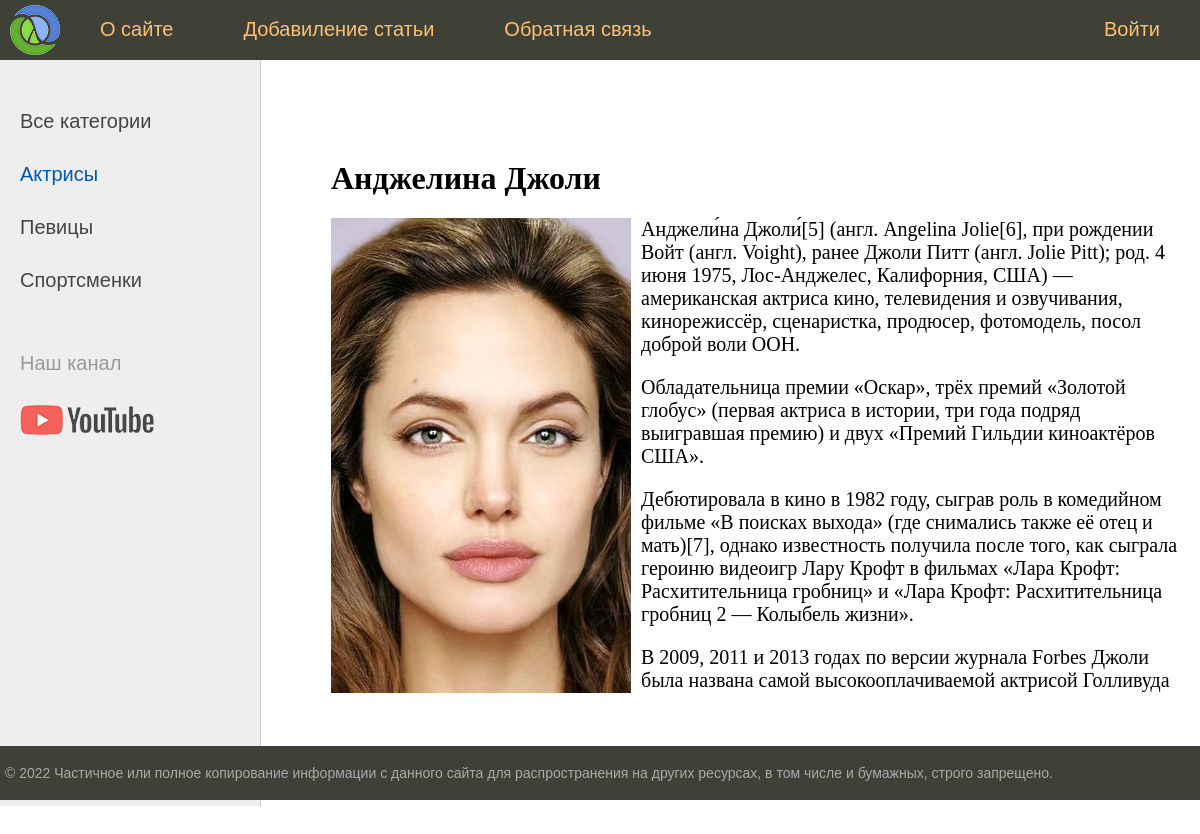
The app's page /post/andzhelina-dzholi/ with its own data.
### women/models.py (models this page shows, shortened)
class Category(models.Model):
    name = models.CharField(max_length=100, db_index=True, verbose_name='Категория')
    slug = models.SlugField(max_length=255, unique=True, db_index=True, verbose_name="URL")
    def get_absolute_url(self):
        return reverse('category', kwargs={'cat_id': self.pk})
    class Meta:
        verbose_name = 'Категория'
        verbose_name_plural = 'Категории'
        ordering = ['id']

class Women(models.Model):
    title = models.CharField(max_length=255, verbose_name='Заголовок')
    slug = models.SlugField(max_length=255, unique=True, db_index=True, verbose_name="URL")
    content = models.TextField(blank=True, verbose_name='Контент')
    photo = models.ImageField(upload_to='photos/%Y/%m/%d/', verbose_name='Фото')
    time_create = models.DateTimeField(auto_now_add=True, verbose_name='Дата создания')
    time_update = models.DateTimeField(auto_now=True, verbose_name='Дата обновления')
    is_published = models.BooleanField(default=True, verbose_name='Публикация')
    cat = models.ForeignKey('Category', on_delete=models.PROTECT, verbose_name='Категория')
    class Meta:
        verbose_name = 'Известные женщины'
        verbose_name_plural = 'Известные женщины'
        ordering = ['time_create', 'title']

### women/views.py (the view)
# urls.py: path('post/<slug:post_slug>/', show_post, name='post'),
def show_post(request, post_slug):
    post = get_object_or_404(Women, slug=post_slug)
    context = {
        'post': post,
        'menu': menu,
        'title': post.title,
        'cat_selected': post.cat_id,
    }
    return render(request, 'women/post.html', context=context)

### women/templatetags/women_tags.py (called while the page is built)
@register.inclusion_tag('women/list_categories.html')
def show_categories(sort=None, cat_selected=0):
    if not sort:
        cats = Category.objects.all()
    else:
        cats = Category.objects.order_by(sort)
    return {'cats': cats, 'cat_selected': cat_selected}

### women/templates/women/post.html
{% extends 'women/base.html' %}
{% block content %}
<h1>{{post.title}}</h1>
{% if post.photo %}
<p><img class="img-article-left" src="{{post.photo.url}}"></p>
{% endif %}
{{post.content|linebreaks}}
{% endblock %}

### women/templates/women/list_categories.html
{% for c in cats %}
	{% if c.pk == cat_selected %}
		<li class="selected">{{c.name}}</li>
	{% else %}
		<li><a href="{{ c.get_absolute_url }}">{{c.name}}</a></li>
	{% endif %}
{% endfor %}

### women/static/women/css/styles.css (style rules this page uses)
html, body { font-family: 'Arial'; margin: 0; padding: 0; height: 100%; width: 100%; color: #444; }
a { color: #0059b2; text-decoration: none; }
img { max-width: 600px; height: auto; }
img.img-article-left { max-width: 300px; height: auto; float: left; padding: 0 10px 10px 0; }
.left-chapters ul li { margin: 30px 0 0 0; color: #999; }
.left-chapters ul li.selected { color: #0059b2; }
.left-chapters ul li a { color: #444; text-decoration: none; }
.content-text h1 { font-size: 32px; }

### records on screen
Category: name "Актрисы"
Category: name "Певицы"
Category: name "Спортсменки"
Women: title "Анджелина Джоли", photo (picture), content "Анджели́на Джоли́[5] (англ. Angelina Jolie[6], при рождении Войт (англ. Voight), ранее Джоли Питт (англ. Jolie Pitt); род. 4 июня 1975, Лос-Анджелес, Калифорния, США) — американская актриса кино, телевидения и озвучивания, кинорежиссёр, сценаристка, продюсер, фотомодель, посол доброй воли ООН. Обладательница премии «Оскар», трёх премий «Золотой глобус» (первая актриса в истории, три года подряд выигравшая премию) и двух «Премий Гильдии киноактёров США». Дебютировала в кино в 1982 году, сыграв роль в комедийном фильме «В поисках выхода» (где снимались также её отец и мать)[7], однако известность получила после того, как сыграла героиню видеоигр Лару Крофт в фильмах «Лара Крофт:…"

### other values on screen
{{ m.title }} "О сайте" "Добавиление статьи" "Обратная связь"
{{ m.title }} "Войти"
